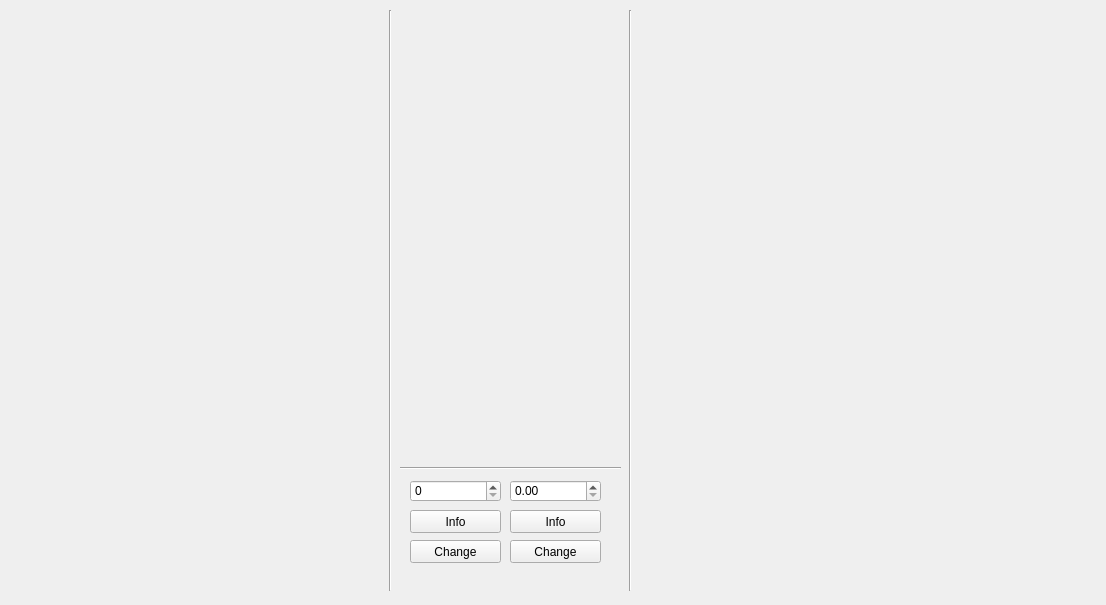
<?xml version="1.0" encoding="UTF-8"?>
<ui version="4.0">
 <class>Form</class>
 <widget class="QWidget" name="Form">
  <property name="geometry">
   <rect>
    <x>0</x>
    <y>0</y>
    <width>1106</width>
    <height>605</height>
   </rect>
  </property>
  <property name="windowTitle">
   <string>Form</string>
  </property>
  <widget class="Line" name="line_3">
   <property name="geometry">
    <rect>
     <x>380</x>
     <y>10</y>
     <width>20</width>
     <height>581</height>
    </rect>
   </property>
   <property name="orientation">
    <enum>Qt::Vertical</enum>
   </property>
  </widget>
  <widget class="QPushButton" name="double_spin_box_info">
   <property name="geometry">
    <rect>
     <x>510</x>
     <y>510</y>
     <width>91</width>
     <height>23</height>
    </rect>
   </property>
   <property name="text">
    <string>Info</string>
   </property>
  </widget>
  <widget class="QSpinBox" name="spin_box">
   <property name="geometry">
    <rect>
     <x>410</x>
     <y>480</y>
     <width>91</width>
     <height>22</height>
    </rect>
   </property>
  </widget>
  <widget class="Line" name="line_13">
   <property name="geometry">
    <rect>
     <x>400</x>
     <y>460</y>
     <width>221</width>
     <height>16</height>
    </rect>
   </property>
   <property name="orientation">
    <enum>Qt::Horizontal</enum>
   </property>
  </widget>
  <widget class="QPushButton" name="spin_box_change">
   <property name="geometry">
    <rect>
     <x>410</x>
     <y>540</y>
     <width>91</width>
     <height>23</height>
    </rect>
   </property>
   <property name="text">
    <string>Change</string>
   </property>
  </widget>
  <widget class="QPushButton" name="double_spin_box_change">
   <property name="geometry">
    <rect>
     <x>510</x>
     <y>540</y>
     <width>91</width>
     <height>23</height>
    </rect>
   </property>
   <property name="text">
    <string>Change</string>
   </property>
  </widget>
  <widget class="QPushButton" name="spin_box_info">
   <property name="geometry">
    <rect>
     <x>410</x>
     <y>510</y>
     <width>91</width>
     <height>23</height>
    </rect>
   </property>
   <property name="text">
    <string>Info</string>
   </property>
  </widget>
  <widget class="QDoubleSpinBox" name="double_spin_box">
   <property name="geometry">
    <rect>
     <x>510</x>
     <y>480</y>
     <width>91</width>
     <height>22</height>
    </rect>
   </property>
  </widget>
  <widget class="Line" name="line_9">
   <property name="geometry">
    <rect>
     <x>620</x>
     <y>10</y>
     <width>20</width>
     <height>581</height>
    </rect>
   </property>
   <property name="orientation">
    <enum>Qt::Vertical</enum>
   </property>
  </widget>
 </widget>
 <resources/>
 <connections/>
</ui>
